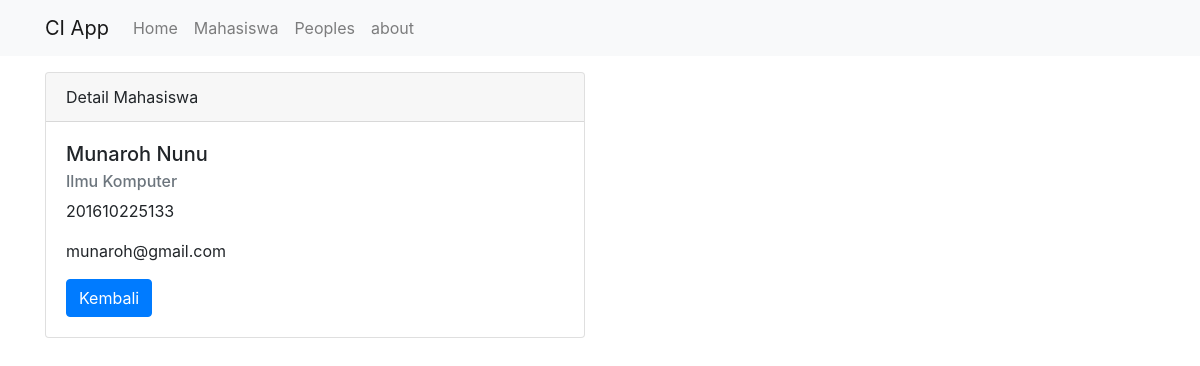
Page /mahasiswa/detail/6 on the committed database.
### tables this page shows
CREATE TABLE `mahasiswa` (
  `id` int(11) NOT NULL,
  `nama` varchar(100) NOT NULL,
  `npm` varchar(100) NOT NULL,
  `email` varchar(100) NOT NULL,
  `fakultas` varchar(100) NOT NULL
);

### application/controllers/Mahasiswa.php (called while the page is built, shortened)
<?php
class Mahasiswa extends CI_Controller
{
    public function __construct()
    {
        $this->load->model('Mahasiswa_model');
        $this->load->library('form_validation');
    }
    public function detail($id)
    {
        $data['judul'] = 'Detail Data Mahasiswa';
        $data['mahasiswa'] = $this->Mahasiswa_model->getMahasiswaById($id);
        $this->load->view('templates/header', $data);
        $this->load->view('mahasiswa/detail', $data);
        $this->load->view('templates/footer');
    }
}

### index.php (called while the page is built, shortened)
<?php
require_once BASEPATH.'core/CodeIgniter.php';

### application/models/Mahasiswa_model.php (called while the page is built, shortened)
<?php
class Mahasiswa_model extends CI_model
{
    public function getMahasiswaById($id)
    {
        return $this->db->get_where('mahasiswa', ['id' => $id])->row_array();
    }
}

### application/views/mahasiswa/detail.php (the view, shortened to what this page needs)
<div class="container">
    <div class="row mt-3">
        <div class="col-md-6">
            <div class="card">
                <div class="card-header">
                    Detail Mahasiswa
                </div>
                <div class="card-body">
                    <h5 class="card-title"><?= $mahasiswa['nama']; ?></h5>
                    <h6 class="card-subtitle mb-2 text-muted"><?= $mahasiswa['fakultas']; ?></h6>
                    <p class="card-text"><?= $mahasiswa['npm']; ?></p>
                    <p class="card-text"><?= $mahasiswa['email']; ?></p>
                    <a href="<?= base_url(); ?>mahasiswa" class="btn btn-primary">Kembali</a>
                </div>
            </div>
        </div>
    </div>
</div>

### rows in the picture
mahasiswa: nama "Munaroh Nunu", fakultas "Ilmu Komputer", npm "201610225133", email "munaroh@gmail.com"
